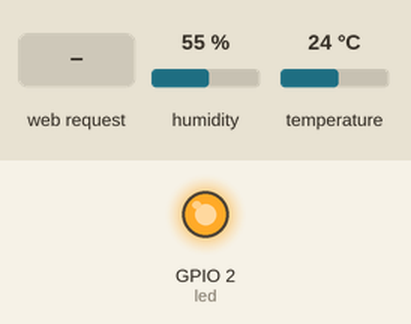
This sketch was run on a simulated ESP8266 (NodeMCU). Parts: output pins drawn as LEDs (lit = HIGH). The test bench sets the inputs (shaded band); at power-on: humidity 55 %, temperature 24 °C. WiFi joins after 1.5 s; servers stay silent unless stated; not simulated (calls return 0 or success): arduino_secrets.h; what the sketch prints to the serial monitor is not drawn.

Above: at 4.7 s.
4.8 s: HTTP request GET / received
At 4.9 s:
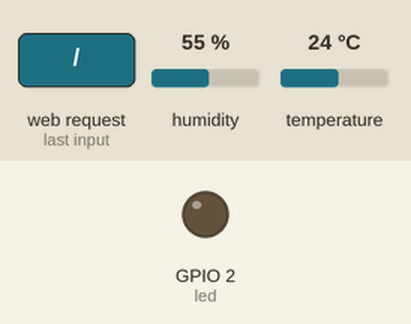
Timing chart, 0 to 7.8 s (numbered marks = the images above; inputs shaded):
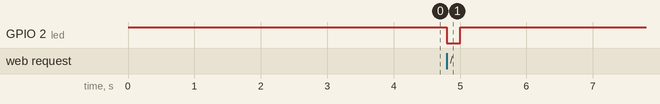

Measured:
- after the input at 4.8 s, GPIO 2 (led): HIGH → LOW at once, → HIGH 0.21 s later

The sketch:

WebApiForSensor.ino
```cpp
// pin -   => grnd
// pin +   => 3.3V
// pin out => D1

#include <ESP8266mDNS.h>
#include <ESP8266WebServer.h>
#include <ESP8266WiFi.h>
#include "DHT.h"

#include "arduino_secrets.h"
#include "webpage.h"

#define DHTPIN 5       // Digital pin  #2 on ESP8266
#define DHTTYPE DHT22  // Sensor type

ESP8266WebServer server(80);

const char* ssid = SECRET_WIFI_SSID;
const char* password = SECRET_WIFI_PASS;
const char* hostname = "albert";
const int led = LED_BUILTIN;
float humidity, temperature_C;

DHT dht(DHTPIN, DHTTYPE);

void setup(void) {
  pinMode(led, OUTPUT);
  Serial.begin(115200);

  setupNetwork();
  delay(2000);
  setupSensor();
}

void loop(void) {
  MDNS.update();

  server.handleClient();
}

void openLed() {
  digitalWrite(led, 0);
}

void closeLed(int time_delay) {
  delay(time_delay);
  digitalWrite(led, 1);
}

void readSensorData() {
  temperature_C = dht.readTemperature();
  humidity = dht.readHumidity();

  // Check for error reading
  if (isnan(humidity) || isnan(temperature_C)) {
    Serial.println(F(" DHT reading failed "));
    Serial.print(humidity);
    Serial.print(F(", "));
    Serial.println(temperature_C);
    return;
  }

  Serial.print(F("Humidity: "));
  Serial.print(humidity);
  Serial.println(F("%"));

  Serial.print(F("Temperature: "));
  Serial.print(temperature_C);
  Serial.println(F("°C"));
}

void handleRoot() {
  openLed();
  readSensorData();

  String page = String(MAIN_page);  // Copy from PROGMEM into RAM
  page.replace("%TEMP%", String(temperature_C, 1));
  page.replace("%HUMIDITY%", String(humidity, 1));
  page.replace("%ip_address%", WiFi.localIP().toString());

  server.send(200, "text/html", page);
  closeLed(200);
}

void handleGetData() {
  openLed();
  if (server.method() != HTTP_GET) {
    server.send(405, "text/plain", "Method Not Allowed: " + getHttpMethodName());
    closeLed(500);
    return;
  }
  readSensorData();

  server.send(200, "application/json", getData());
  closeLed(200);
}

void handleNotFound() {
  openLed();
  String message = FPSTR(FILE_NOT_FOUND);
  message.replace("%URI%", server.uri());
  message.replace("%METHOD%", getHttpMethodName());
  message.replace("%ARGS%", String(server.args()));

  for (uint8_t i = 0; i < server.args(); i++) {
    message += " " + server.argName(i) + ": " + server.arg(i) + "\n";
  }

  server.send(404, "text/plain", message);
  closeLed(500);
}

String getHttpMethodName() {
  switch (server.method()) {
    case HTTP_GET: return "GET";
    case HTTP_POST: return "POST";
    case HTTP_PUT: return "PUT";
    case HTTP_PATCH: return "PATCH";
    case HTTP_DELETE: return "DELETE";
    default: return "UNKNOWN";
  }
}

String getData() {
  return "{\"humidity\": " + String(humidity) + ", " + "\"temperature\": " + String(temperature_C) + "}";
}

void setupNetwork() {
  digitalWrite(led, 1);

  WiFi.mode(WIFI_STA);  // Set WiFi to station mode
  WiFi.begin(ssid, password);
  Serial.println(F("Init wifi"));

  // Wait for connection
  while (WiFi.status() != WL_CONNECTED) {
    delay(500);
    Serial.print(F("."));
  }
  Serial.println(F(""));

  Serial.print(F("Connected to "));
  Serial.println(ssid);
  Serial.print(F("IP address: "));
  Serial.println(WiFi.localIP());

  if (!MDNS.begin(hostname)) {
    Serial.println(F("Error starting mDNS"));
  } else {
    Serial.print(F("mDNS responder started: "));
    Serial.println(WiFi.hostname());
  }

  server.on("/", handleRoot);
  server.on("/data", handleGetData);
  server.onNotFound(handleNotFound);

  server.begin();
  Serial.println(F("HTTP server started"));
}

void setupSensor() {
  dht.begin();
}
```

webpage.h
```cpp
#ifndef WEBPAGE_H
#define WEBPAGE_H
const char MAIN_page[] PROGMEM = R"rawliteral(
<!DOCTYPE html>
<html lang="en">
<head>
  <meta charset="UTF-8"/>
  <title>Temperature API Info</title>
  <meta name="viewport" content="width=device-width, initial-scale=1.0"/>
  <style>
    .card { background: #fff; padding: 2em; border-radius: 1em; width: 90vw; max-width: 500px; box-shadow: 0 4px 16px rgba(0,0,0,0.15); text-align: center; }
    p, code, pre { font-size: 0.9em; word-break: break-word; }
    body { font-family: Arial, sans-serif; background: #f0f0f0; color: #333; margin: 0; min-height: 100vh; display: flex; justify-content: center; align-items: center; }
    h1 { font-size: 2.2em; }
    code { background: #eef4f8; padding: 0.5em 0.5em; border-radius: 0.5em; font-family: Consolas, monospace; }
    pre { background: #f7f9fa; padding: 1.3em; border-radius: 1em; color: #005500; text-align: left; overflow-x: auto; }
  </style>
</head>
<body>
  <div class="card">
    <h1>Temperature API Info</h1>
    <p>You can <strong>GET</strong> temperature using route:</p>
    <p><code>http://%ip_address%:80/data</code></p>
    <p>Content type is : <b>application/json</b></p>
    <p>Format is :</p>
    <pre>{"temperature": %TEMP%, "humidity": %HUMIDITY%}</pre>
  </div>
</body>
</html>
)rawliteral";
#endif

#ifndef FILE_NOT_FOUND_H
#define FILE_NOT_FOUND_H
const char FILE_NOT_FOUND[] PROGMEM = R"(
File Not Found

URI: %URI%
Method: %METHOD%
Arguments: %ARGS%

)";
#endif
```
